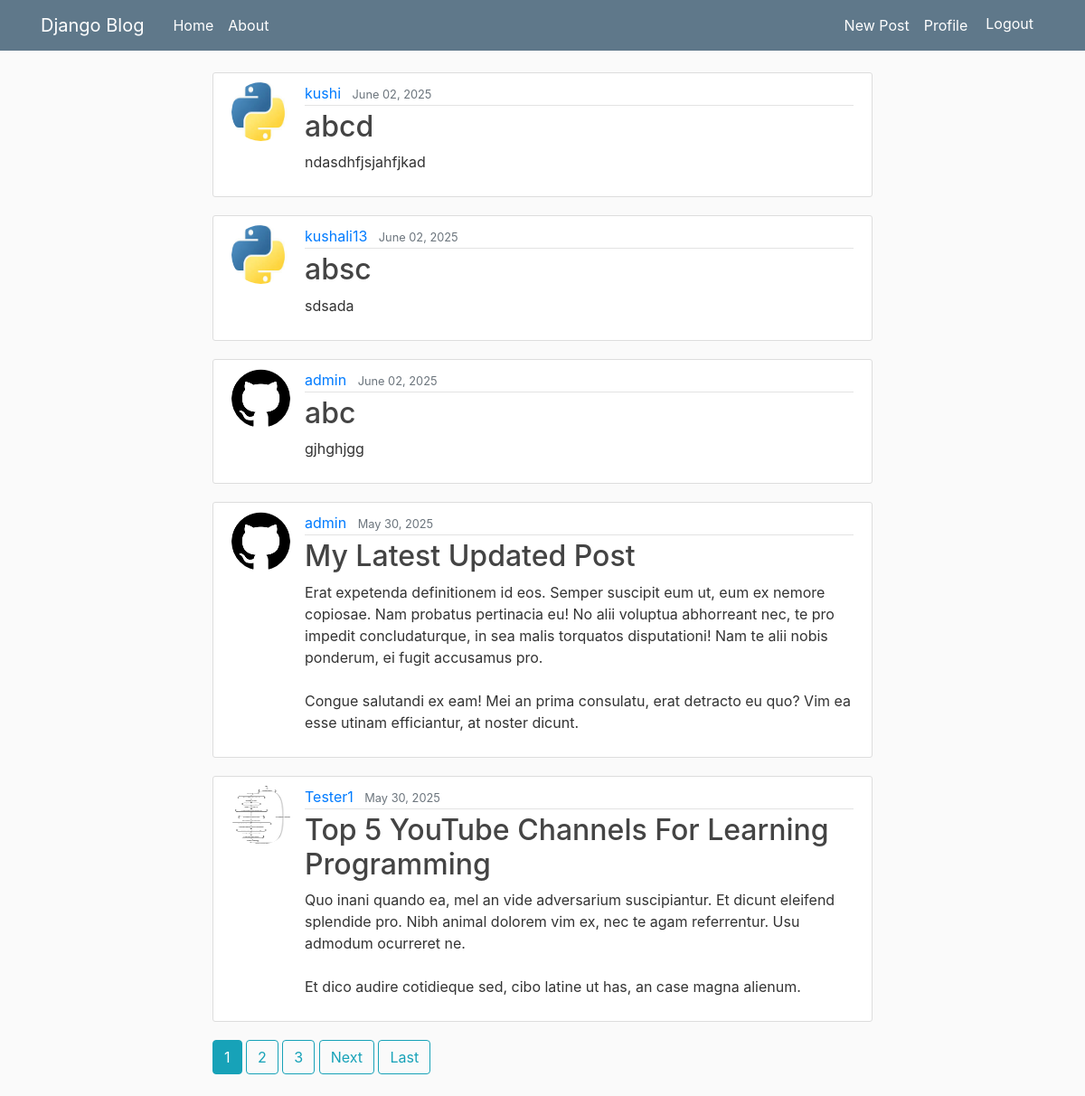
Page /blog/ (signed in) on the committed database.
### blog/models.py (models this page shows, shortened)
class Post(models.Model):
    title = models.CharField(max_length=100)
    content = models.TextField()
    date_posted = models.DateTimeField(default=timezone.now)
    author = models.ForeignKey(User, on_delete=models.CASCADE)

### users/models.py (models this page shows, shortened)
class Profile(models.Model):
    user = models.OneToOneField(User, on_delete=models.CASCADE)
    image = models.ImageField(default='default.jpg', upload_to='profile_pics')

### blog/views.py (the view)
# urls.py: path('', PostListView.as_view(), name='blog-home'),
class PostListView(ListView):
    model = Post
    template_name = 'blog/home.html'  # <app>/<model>_<viewtype>.html
    context_object_name = 'posts'
    ordering = ['-date_posted']
    paginate_by = 5

### blog/templates/blog/home.html (shortened to what this page needs)
{% extends "blog/base.html" %}
{% block content %}
    {% for post in posts %}
        <article class="media content-section">
          <img class="rounded-circle article-img" src="{{ post.author.profile.image.url }}">
          <div class="media-body">
            <div class="article-metadata">
              <a class="mr-2" href="{% url 'user-posts' post.author.username %}">{{ post.author }}</a>
              <small class="text-muted">{{ post.date_posted|date:"F d, Y" }}</small>
            </div>
            <h2><a class="article-title" href="{% url 'post-detail' post.id %}">{{ post.title }}</a></h2>
            <p class="article-content">{{ post.content }}</p>
          </div>
        </article>
    {% endfor %}
    {% if is_paginated %}
      {% for num in page_obj.paginator.page_range %}
        {% if page_obj.number == num %}
          <a class="btn btn-info mb-4" href="?page={{ num }}">{{ num }}</a>
        {% elif num > page_obj.number|add:'-3' and num < page_obj.number|add:'3' %}
          <a class="btn btn-outline-info mb-4" href="?page={{ num }}">{{ num }}</a>
        {% endif %}
      {% endfor %}
      {% if page_obj.has_next %}
        <a class="btn btn-outline-info mb-4" href="?page={{ page_obj.next_page_number }}">Next</a>
        <a class="btn btn-outline-info mb-4" href="?page={{ page_obj.paginator.num_pages }}">Last</a>
      {% endif %}
    {% endif %}
{% endblock content %}

### blog/static/blog/main.css (style rules this page uses)
body { background: #fafafa; color: #333333; margin-top: 5rem; }
h1, h2, h3, h4, h5, h6 { color: #444444; }
.content-section { background: #ffffff; padding: 10px 20px; border: 1px solid #dddddd; border-radius: 3px; margin-bottom: 20px; }
.article-title { color: #444444; }
.article-content { white-space: pre-line; }
.article-img { height: 65px; width: 65px; margin-right: 16px; }
.article-metadata { padding-bottom: 1px; margin-bottom: 4px; border-bottom: 1px solid #e3e3e3 }

### rows in the picture
Post: author.profile.image (placeholder picture), author "kushi", date_posted "June 02, 2025", title "abcd", content "ndasdhfjsjahfjkad"
Post: author.profile.image (placeholder picture), author "kushali13", date_posted "June 02, 2025", title "absc", content "sdsada"
Post: author.profile.image (picture), author "admin", date_posted "June 02, 2025", title "abc", content "gjhghjgg"
Post: author.profile.image (picture), author "admin", date_posted "May 30, 2025", title "My Latest Updated Post", content "Erat expetenda definitionem id eos. Semper suscipit eum ut, eum ex nemore copiosae. Nam probatus pertinacia eu! No alii voluptua abhorreant nec, te pro impedit concludaturque, in sea malis torquatos disputationi! Nam te alii nobis ponderum, ei fugit accusamus pro. Congue salutandi ex eam! Mei an prima consulatu, erat detracto eu quo? Vim ea esse utinam efficiantur, at noster dicunt."
Post: author.profile.image (picture), author "Tester1", date_posted "May 30, 2025", title "Top 5 YouTube Channels For Learning Programming", content "Quo inani quando ea, mel an vide adversarium suscipiantur. Et dicunt eleifend splendide pro. Nibh animal dolorem vim ex, nec te agam referrentur. Usu admodum ocurreret ne. Et dico audire cotidieque sed, cibo latine ut has, an case magna alienum."

### other values in the picture
{{ num }} "1"
{{ num }} "2" "3"
